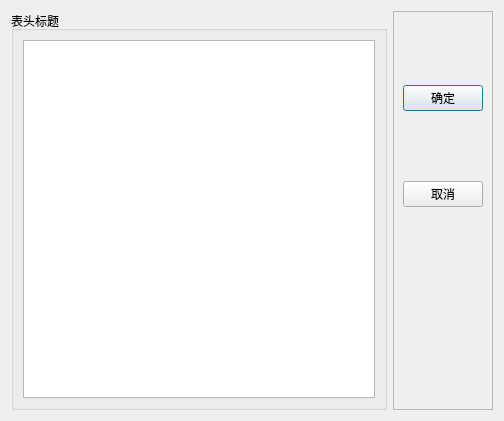
<?xml version="1.0" encoding="UTF-8"?>
<ui version="4.0">
 <class>TDialogHeaders</class>
 <widget class="QDialog" name="TDialogHeaders">
  <property name="geometry">
   <rect>
    <x>0</x>
    <y>0</y>
    <width>504</width>
    <height>421</height>
   </rect>
  </property>
  <property name="windowTitle">
   <string>Dialog</string>
  </property>
  <layout class="QHBoxLayout" name="horizontalLayout">
   <item>
    <widget class="QGroupBox" name="groupBox">
     <property name="title">
      <string>表头标题</string>
     </property>
     <layout class="QVBoxLayout" name="verticalLayout">
      <item>
       <widget class="QListView" name="listView"/>
      </item>
     </layout>
    </widget>
   </item>
   <item>
    <widget class="QFrame" name="frame">
     <property name="frameShape">
      <enum>QFrame::StyledPanel</enum>
     </property>
     <property name="frameShadow">
      <enum>QFrame::Raised</enum>
     </property>
     <layout class="QVBoxLayout" name="verticalLayout_2">
      <item>
       <spacer name="verticalSpacer">
        <property name="orientation">
         <enum>Qt::Vertical</enum>
        </property>
        <property name="sizeHint" stdset="0">
         <size>
          <width>20</width>
          <height>64</height>
         </size>
        </property>
       </spacer>
      </item>
      <item>
       <widget class="QPushButton" name="btnOK">
        <property name="text">
         <string>确定</string>
        </property>
       </widget>
      </item>
      <item>
       <spacer name="verticalSpacer_2">
        <property name="orientation">
         <enum>Qt::Vertical</enum>
        </property>
        <property name="sizeHint" stdset="0">
         <size>
          <width>20</width>
          <height>40</height>
         </size>
        </property>
       </spacer>
      </item>
      <item>
       <widget class="QPushButton" name="btnCancel">
        <property name="text">
         <string>取消</string>
        </property>
       </widget>
      </item>
      <item>
       <spacer name="verticalSpacer_3">
        <property name="orientation">
         <enum>Qt::Vertical</enum>
        </property>
        <property name="sizeHint" stdset="0">
         <size>
          <width>20</width>
          <height>64</height>
         </size>
        </property>
       </spacer>
      </item>
      <item>
       <spacer name="verticalSpacer_4">
        <property name="orientation">
         <enum>Qt::Vertical</enum>
        </property>
        <property name="sizeHint" stdset="0">
         <size>
          <width>20</width>
          <height>64</height>
         </size>
        </property>
       </spacer>
      </item>
      <item>
       <spacer name="verticalSpacer_5">
        <property name="orientation">
         <enum>Qt::Vertical</enum>
        </property>
        <property name="sizeHint" stdset="0">
         <size>
          <width>20</width>
          <height>64</height>
         </size>
        </property>
       </spacer>
      </item>
     </layout>
    </widget>
   </item>
  </layout>
 </widget>
 <resources/>
 <connections>
  <connection>
   <sender>btnOK</sender>
   <signal>clicked()</signal>
   <receiver>TDialogHeaders</receiver>
   <slot>accept()</slot>
   <hints>
    <hint type="sourcelabel">
     <x>450</x>
     <y>92</y>
    </hint>
    <hint type="destinationlabel">
     <x>251</x>
     <y>210</y>
    </hint>
   </hints>
  </connection>
  <connection>
   <sender>btnCancel</sender>
   <signal>clicked()</signal>
   <receiver>TDialogHeaders</receiver>
   <slot>reject()</slot>
   <hints>
    <hint type="sourcelabel">
     <x>450</x>
     <y>185</y>
    </hint>
    <hint type="destinationlabel">
     <x>251</x>
     <y>210</y>
    </hint>
   </hints>
  </connection>
 </connections>
</ui>
